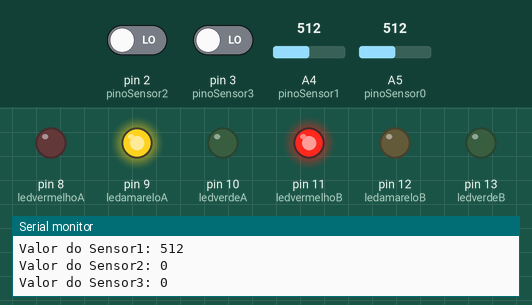
A sketch run on a simulated Arduino Uno, built with avr-gcc and run on an emulated ATmega328P. Shown: output pins drawn as LEDs (lit = HIGH), the last lines printed to the serial monitor. The inputs (shaded band) are chosen by the test bench; at power-on: A4 (pinoSensor1) = 512, pin 2 (pinoSensor2) LOW, pin 3 (pinoSensor3) LOW, A5 (pinoSensor0) = 512.

Above: at 6.2 s.
6.3 s: A4 (pinoSensor1) set to 219
At 8.7 s:
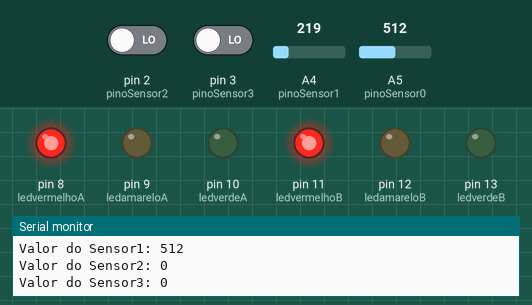
10.5 s: A4 (pinoSensor1) set to 192
At 12.5 s:
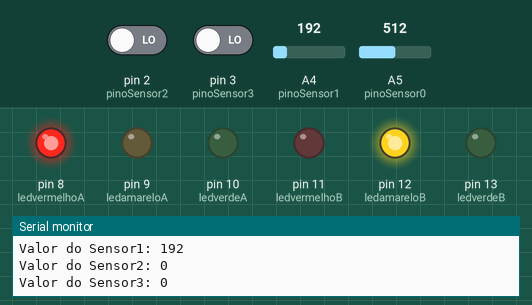
17.8 s: A4 (pinoSensor1) set to 190
22.4 s: pin 2 (pinoSensor2) driven HIGH and pin 3 (pinoSensor3) driven HIGH
At 24.9 s:
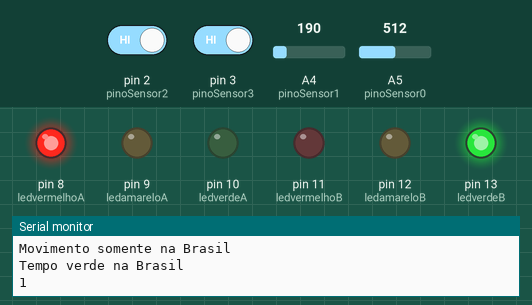
Timing chart, 0 to 26.4 s (numbered marks = the images above; inputs shaded):
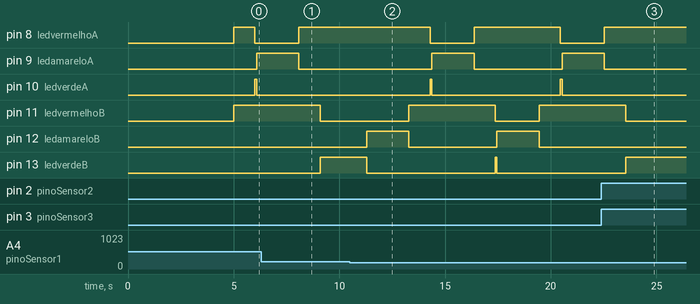

Measured:
- the behaviour switches between 201 and 200 on A4 (pinoSensor1) (found by bisection; images 1 and 2)
- after the input at 10.5 s, pin 8 (ledvermelhoA): HIGH → LOW after 3.8 s, → HIGH 2.1 s later; pin 9 (ledamareloA): LOW → HIGH after 3.9 s, → LOW 2.0 s later
- after the input at 22.4 s, pin 8 (ledvermelhoA): goes on until 22.5 s, then stays HIGH; pin 9 (ledamareloA): goes on until 22.5 s, then stays LOW

The sketch:

_6.00.ino
```cpp
int ledvermelhoA = 8;
int ledamareloA  = 9;
int ledverdeA    = 10;

int ledvermelhoB = 11;
int ledamareloB  = 12;
int ledverdeB    = 13;

int pinoSensor0 = A5;
int pinoSensor1 = A4;
int pinoSensor2 = 2;
int pinoSensor3 = 3;


int iniciaSensor0 = 0;
int iniciaSensor1 = 0;
int iniciaSensor2 = 0;
int iniciaSensor3 = 0;

//Variável para calibração do sensor
int calibracao = 10;
long tempo1 = 8000;
long tempo2 = 0;
long tempoBrasil = 0;
long tempoHerval = 0;

int SemaforoVerdeBrasil = 0;
int SemaforoVerdeHerval = 0;

void setup()
{
  Serial.begin(9600);
  pinMode(ledvermelhoA, OUTPUT);
  pinMode(ledamareloA, OUTPUT);
  pinMode(ledverdeA, OUTPUT);
  pinMode(ledvermelhoB, OUTPUT);
  pinMode(ledamareloB, OUTPUT);
  pinMode(ledverdeB, OUTPUT);
  pinMode(pinoSensor0, INPUT);
  pinMode(pinoSensor1, INPUT);
  pinMode(pinoSensor2, INPUT);
  pinMode(pinoSensor3, INPUT);

  Serial.println("Semaforo com logica Fuzzy");
  Serial.println("\nCalibrando os sensores\n");
  for(int i = 0; i < calibracao; i++){
   Serial.print(".");
   delay(500);
  }
  Serial.println("\nSensores Ativados");
}
void ler_sensores(){
  iniciaSensor0 = analogRead(pinoSensor0);
  iniciaSensor1 = analogRead(pinoSensor1);
  iniciaSensor2 = digitalRead(pinoSensor2);
  iniciaSensor3 = digitalRead(pinoSensor3);
  Serial.print("\nValor do Sensor0: ");
  Serial.println(iniciaSensor0);
  Serial.print("\nValor do Sensor1: ");
  Serial.println(iniciaSensor1);
  Serial.print("\nValor do Sensor2: ");
  Serial.println(iniciaSensor2);
  Serial.print("\nValor do Sensor3: ");
  Serial.println(iniciaSensor3);
}
void fuzzy_primario(){
  Serial.println("FUZZY PRIMARIO");
  ler_sensores();
  if ((iniciaSensor0 > 200 && iniciaSensor1 > 200) && (iniciaSensor2 == 1 && iniciaSensor3 == 1) && (tempo2 < 20))
{
    while((iniciaSensor0 > 200 && iniciaSensor1 > 200) && (iniciaSensor2 == 1 || iniciaSensor3 == 1) && (tempo2 < 20)){
      Serial.println("Sem movimento lado A e sem movimento do lado B");
      Serial.println(tempo2);
     tempo2++;
     delay(1000);
     ler_sensores();
    }

}
  if ((SemaforoVerdeBrasil == 1) && (iniciaSensor0 < 200 || iniciaSensor1 < 200)){
      while((iniciaSensor0 < 200 || iniciaSensor1 < 200) && (iniciaSensor2 == 1 && iniciaSensor3 == 1) && (tempoBrasil < 20)){
        Serial.println("Movimento somente na Brasil");
         Serial.println("Tempo verde na Brasil");
         Serial.println(tempoBrasil);
        tempoBrasil++;
        delay(1000);
        ler_sensores();
      }
        SemaforoVerdeHerval = 0;
  }

  if ((SemaforoVerdeHerval == 1) && (iniciaSensor2 == 0 || iniciaSensor3 == 0)){
      while((iniciaSensor0 > 200 && iniciaSensor1 > 200) && (iniciaSensor2 == 0 || iniciaSensor3 == 0) && (tempoHerval < 20)){
        Serial.println("Movimento somente na Herval");
        Serial.println(tempo2);
        tempoHerval++;
        delay(1000);
        ler_sensores();
      }
      SemaforoVerdeBrasil = 0;
  }
}
void loop()
{

  digitalWrite(ledamareloB, LOW);
  digitalWrite(ledvermelhoB, HIGH);
  digitalWrite(ledvermelhoA, HIGH);
    delay(1000);
  digitalWrite(ledvermelhoA, LOW);
  digitalWrite(ledverdeA, HIGH);
  // tempo do primeiro verde;
  Serial.println("VERDE NA BRASIL");
  Serial.println("VERMELHO NA HERVAL");
  //delay(10000);
  SemaforoVerdeBrasil = 1;
  fuzzy_primario();
  tempo2 = 0;
  digitalWrite(ledverdeA, LOW);
  digitalWrite(ledamareloA, HIGH);
    delay(2000);
  digitalWrite(ledamareloA, LOW);
  digitalWrite(ledvermelhoA, HIGH);
  digitalWrite(ledvermelhoB, HIGH);
    delay(1000);
  digitalWrite(ledvermelhoB, LOW);
  digitalWrite(ledverdeB, HIGH);
   Serial.println("VERMELHO NA BRASIL");
   Serial.println("VERDE NA HERVAL");
  //delay(8000);
  SemaforoVerdeHerval = 1;
  fuzzy_primario();
  tempo2 = 0;
  digitalWrite(ledverdeB, LOW);
  digitalWrite(ledamareloB, HIGH);
    delay(2000);

  tempo1 = 8000;

}
```
